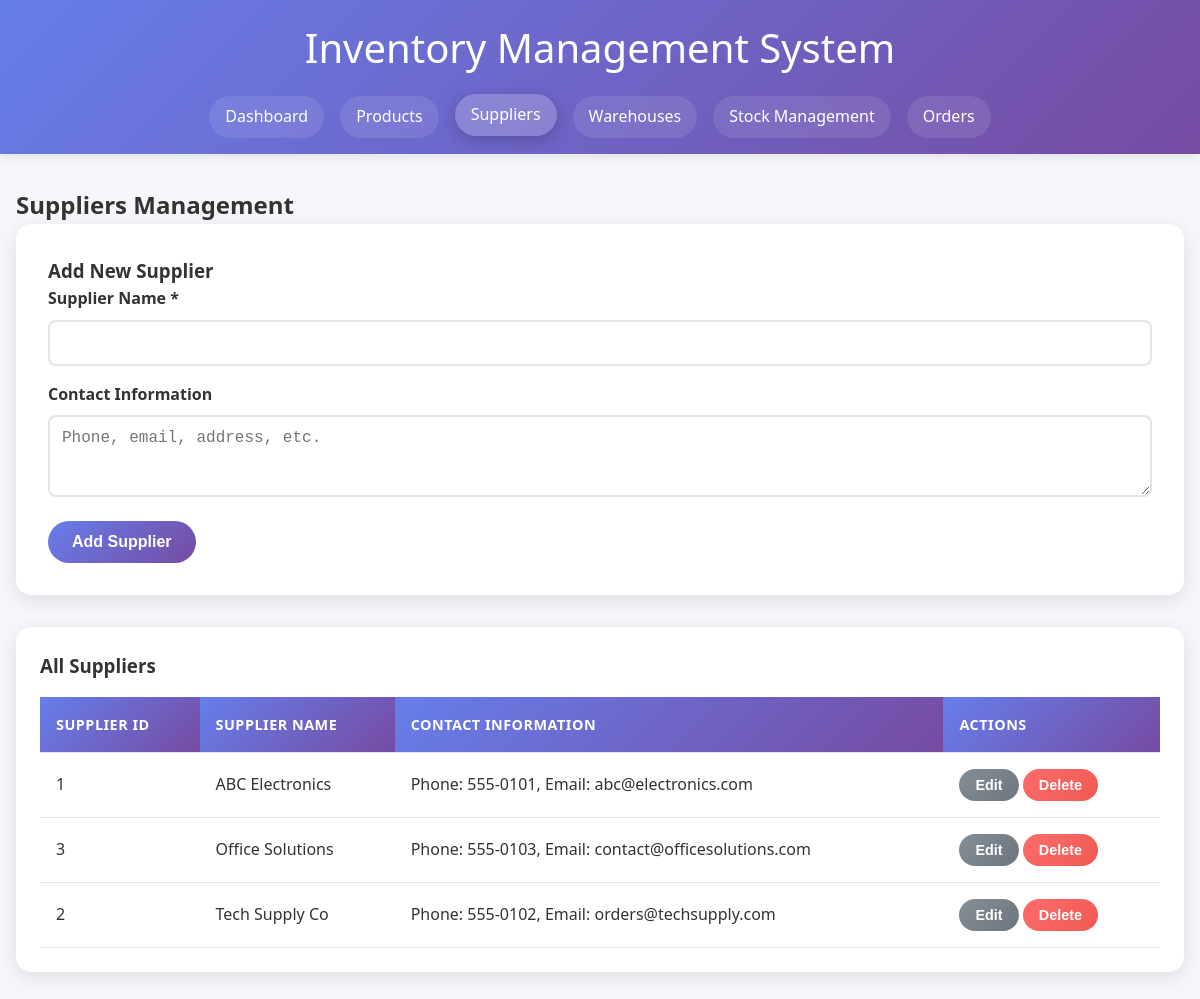
/DBE/suppliers.php, run on the app's committed database.
### tables this page shows
CREATE TABLE suppliers (
    supplier_id INT AUTO_INCREMENT PRIMARY KEY,
    supplier_name VARCHAR(255) NOT NULL,
    contact_info TEXT
);

### config.php (called while the page is built, shortened)
<?php
function getNavigation() {
    return [
        'Dashboard' => 'index.php',
        'Products' => 'products.php',
        'Suppliers' => 'suppliers.php',
        'Warehouses' => 'warehouses.php',
        'Stock Management' => 'stocks.php',
        'Orders' => 'orders.php'
    ];
}
function getCurrentPage() {
    $currentFile = basename($_SERVER['PHP_SELF']);
    return str_replace('.php', '', $currentFile);
}
?>

### DBE/suppliers.php (the view, shortened to what this page needs)
<?php
require_once 'config.php';
$currentPage = getCurrentPage();
$navigation = getNavigation();
$result = $conn->query("SELECT * FROM suppliers ORDER BY supplier_name");
$suppliers = $result->fetch_all(MYSQLI_ASSOC);
?>
<!DOCTYPE html>
<html lang="en">
<head>
    <link rel="stylesheet" href="style.css">
</head>
<body>
    <header class="header">
        <h1>Inventory Management System</h1>
        <nav class="nav">
            <?php foreach ($navigation as $name => $url): ?>
                <a href="<?= $url ?>" class="<?= ($currentPage === strtolower($name)) ? 'active' : '' ?>">
                    <?= $name ?>
                </a>
            <?php endforeach; ?>
        </nav>
    </header>
    <div class="container">
        <h2>Suppliers Management</h2>
        <div class="form-container">
            <h3><?= isset($_POST['edit_supplier']) ? 'Edit Supplier' : 'Add New Supplier' ?></h3>
            <form method="POST">
                <div class="form-group">
                    <label for="supplier_name">Supplier Name *</label>
                    <input type="text" id="supplier_name" name="supplier_name" value="<?= isset($_POST['edit_supplier_name']) ? htmlspecialchars($_POST['edit_supplier_name']) : '' ?>" required>
                </div>
                <div class="form-group">
                    <label for="contact_info">Contact Information</label>
                    <textarea id="contact_info" name="contact_info" rows="3" placeholder="Phone, email, address, etc."><?= isset($_POST['edit_contact_info']) ? htmlspecialchars($_POST['edit_contact_info']) : '' ?></textarea>
                </div>
                <button type="submit" name="<?= isset($_POST['edit_supplier']) ? 'update_supplier' : 'add_supplier' ?>" class="btn">
                    <?= isset($_POST['edit_supplier']) ? 'Update Supplier' : 'Add Supplier' ?>
                </button>
            </form>
        </div>
        <div class="table-container">
            <h3>All Suppliers</h3>
            <table>
                <thead>
                    <tr>
                        <th>Supplier ID</th>
                        <th>Supplier Name</th>
                        <th>Contact Information</th>
                        <th>Actions</th>
                    </tr>
                </thead>
                <tbody>
                    <?php if (empty($suppliers)): ?>
                        <tr>
                            <td colspan="4" style="text-align: center; padding: 2rem;">No suppliers found. Add your first supplier above.</td>
                        </tr>
                    <?php else: ?>
                        <?php foreach ($suppliers as $supplier): ?>
                            <tr>
                                <td><?= $supplier['supplier_id'] ?></td>
                                <td><?= htmlspecialchars($supplier['supplier_name']) ?></td>
                                <td><?= htmlspecialchars($supplier['contact_info'] ?? '') ?></td>
                                <td>
                                    <form method="POST" style="display: inline;">
                                        <button type="submit" name="edit_supplier" class="btn btn-sm btn-secondary">Edit</button>
                                    </form>
                                    <form method="POST" style="display: inline;" onsubmit="return confirm('Are you sure you want to delete this supplier?')">
                                        <button type="submit" name="delete_supplier" class="btn btn-sm btn-danger">Delete</button>
                                    </form>
                                </td>
                            </tr>
                        <?php endforeach; ?>
                    <?php endif; ?>
                </tbody>
            </table>
        </div>
    </div>
</body>
</html>

### DBE/style.css (style rules this page uses)
* { margin: 0; padding: 0; box-sizing: border-box; }
body { font-family: 'Segoe UI', Tahoma, Geneva, Verdana, sans-serif; background-color: #f5f7fa; color: #333; line-height: 1.6; }
.header { background: linear-gradient(135deg, #667eea 0%, #764ba2 100%); color: white; padding: 1rem 0; box-shadow: 0 2px 10px rgba(0,0,0,0.1); }
.header h1 { text-align: center; margin-bottom: 1rem; font-size: 2.5rem; font-weight: 300; }
.nav { max-width: 1200px; margin: 0 auto; display: flex; justify-content: center; flex-wrap: wrap; gap: 1rem; padding: 0 1rem; }
.nav a { color: white; text-decoration: none; padding: 0.5rem 1rem; border-radius: 25px; transition: all 0.3s ease; background: rgba(255,255,255,0.1); backdrop-filter: blur(10px); }
.nav a:hover, .nav a.active { background: rgba(255,255,255,0.2); transform: translateY(-2px); box-shadow: 0 4px 15px rgba(0,0,0,0.2); }
.container { max-width: 1200px; margin: 2rem auto; padding: 0 1rem; }
.form-container { background: white; border-radius: 15px; padding: 2rem; box-shadow: 0 5px 20px rgba(0,0,0,0.1); margin-bottom: 2rem; }
.form-group { margin-bottom: 1rem; }
.form-group label { display: block; margin-bottom: 0.5rem; font-weight: 600; color: #333; }
.form-group input, .form-group select, .form-group textarea { width: 100%; padding: 0.75rem; border: 2px solid #e1e5e9; border-radius: 8px; font-size: 1rem; transition: border-color 0.3s ease; }
.btn { background: linear-gradient(135deg, #667eea 0%, #764ba2 100%); color: white; border: none; padding: 0.75rem 1.5rem; border-radius: 25px; cursor: pointer; font-size: 1rem; font-weight: 600; transition: all 0.3s ease; text-decoration: none; display: inline-block; text-align: center; }
.btn-danger { background: linear-gradient(135deg, #ff6b6b 0%, #ee5a52 100%); }
.btn-secondary { background: linear-gradient(135deg, #868e96 0%, #6c757d 100%); }
.btn-sm { padding: 0.5rem 1rem; font-size: 0.9rem; }
.table-container { background: white; border-radius: 15px; padding: 1.5rem; box-shadow: 0 5px 20px rgba(0,0,0,0.1); overflow-x: auto; }
table { width: 100%; border-collapse: collapse; margin-top: 1rem; }
th, td { padding: 1rem; text-align: left; border-bottom: 1px solid #e1e5e9; }
th { background: linear-gradient(135deg, #667eea 0%, #764ba2 100%); color: white; font-weight: 600; text-transform: uppercase; font-size: 0.9rem; letter-spacing: 0.5px; }

### data on the page
suppliers: supplier_id "1", supplier_name "ABC Electronics", contact_info "Phone: 555-0101, Email: abc@electronics.com"
suppliers: supplier_id "3", supplier_name "Office Solutions", contact_info "Phone: 555-0103, Email: contact@officesolutions.com"
suppliers: supplier_id "2", supplier_name "Tech Supply Co", contact_info "Phone: 555-0102, Email: orders@techsupply.com"

### other printed values
$name "Dashboard"
$name "Products"
$name "Suppliers"
$name "Warehouses"
$name "Stock Management"
$name "Orders"
